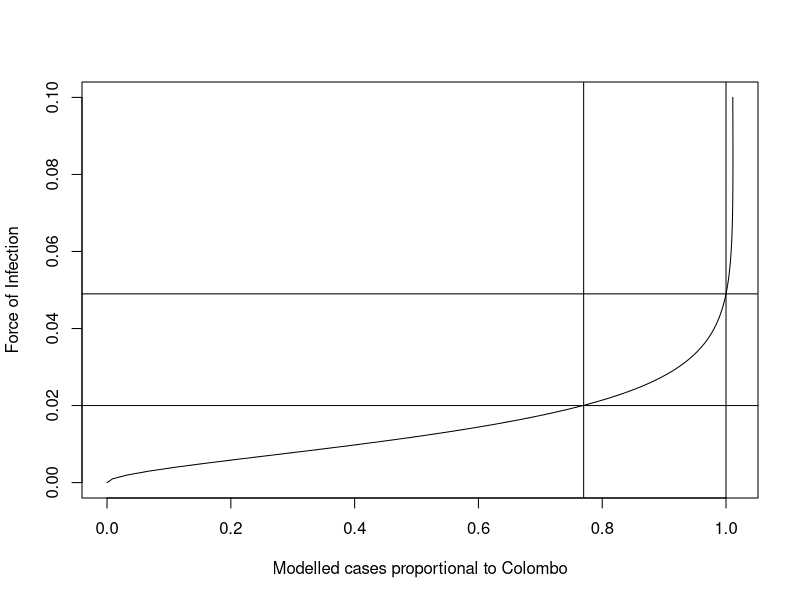
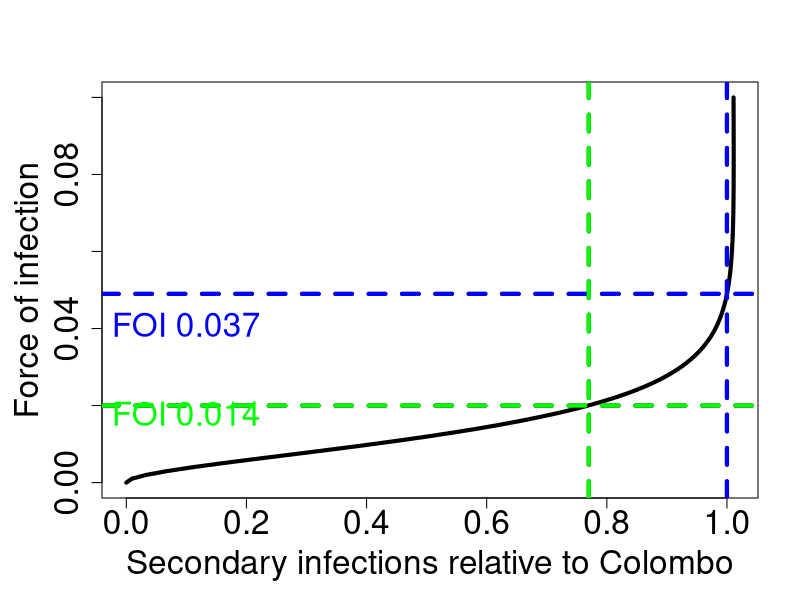

These charts were generated, in order, by the following R code:
rm(list=ls())

library(data.table)

# Set parameters ----------------------------------------------------------

# Calculate lambda in Colombo

# probability first infection = 14.1%
# 0.141 = 1-(1 - lambda)^3
# solve the above equation for lambda manually (eg Wolfram Alpha)
# lambda = 0.049


# will remove last age
max_age <- 61
# will remove last year
years <- 2010:2110
# population size
N0 <- 1 
no_infection <- N0
#FOI
lambda <- rep(0.049, length=length(years))
#probability of disease given infection
P_D <- c(0.005, 0.05, 0.00001, 0.00001)
#probability of disease given inf for 3 serotype model (vector needs to be length 3)
P_D <- P_D[1:3]

#create matrix of probability of disease with one line per age 
P_D_mat <- t(replicate(max_age,P_D))

# Initialise dataframe ----------------------------------------------------

col_names <- list(
               "S3",
               "S2",
               "S1",
               "S0",
               "I1",
               "I2",
               "I3",
               "D1",
               "D2",
               "D3",
               "total")

array_names <- vector("list", 3)
array_names[[1]] <- paste("year", years, sep="_")
array_names[[2]] <- paste("age", (1:(max_age+1) -1), sep="_")
array_names[[3]] <- col_names

# dims are year - age - outcomes
dengue <- array(data = 0,
                dim = c(length(years), max_age+1,length(col_names)),
                dimnames=array_names)


dengue[1,,"S3"] <- N0 # add 100 to S3 to each age group in first year
dengue[,1,"S3"] <- N0 # add 100 to S3 of 0 age group in all years (births)

dengue[1,,"total"] <- dengue[1,,"S3"] # add total to first year
dengue[,1,"total"] <- dengue[,1,"S3"] # add total to first age

# Populate dataframe ------------------------------------------------------

infection_probs <- function( lambda, max_age, P_D_mat, output.df, verbose=1 ){
  if(verbose==1){browser()}
  
  for (y in 1:(length(years)-1)) {

    # infection probabilities
    P_I0_I1 <- 1-(1 - lambda[y])^3
    P_I1_I2 <- 1-(1 - lambda[y])^2
    P_I2_I3 <- 1-(1 - lambda[y])^1
    P_I3_I4 <- 0L
    P_I4_I5 <- 0L
    
    # S4
    output.df[y+1, 1:max_age + 1 , "S3"] <- output.df[y, 1:max_age, "S3"] * (1-P_I0_I1) # probability of individual staying susceptible
    
    # S3
    output.df[y+1, 1:max_age + 1, "S2"] <- output.df[y, 1:max_age, "S3"] * (P_I0_I1) + # prob of people with first infection 
      (output.df[y, 1:max_age, "S2"] * (1-P_I1_I2) ) # probability of not getting a second infection
    
    # I1 (reminder: first infections occur during this year) - that's why there's no +1's
    output.df[y, 1:max_age, "I1"] <- output.df[y,1:max_age, "S3"] * (P_I0_I1)  # Number of new first infections
    
    # S2
    output.df[y+1, 1:max_age+1, "S1"] <- output.df[y, 1:max_age, "S2"] * (P_I1_I2) + # prob of people with second infection 
      output.df[y, 1:max_age, "S1"] * (1-P_I2_I3) # probability of not getting a third infection
    
    # I2
    output.df[y, 1:max_age, "I2"] <- output.df[y, 1:max_age, "S2"] * (P_I1_I2)   # Number of new second infections
    
    # S1
    output.df[y+1, 1:max_age+1, "S0"] <- output.df[y, 1:max_age, "S1"] * (P_I2_I3) + # prob of people with third infection 
      (output.df[y, 1:max_age, "S0"] * (1-P_I3_I4) ) # probability of not getting a fourth infection
    
    #I3
    output.df[y, 1:max_age, "I3"] <- output.df[y, 1:max_age, "S1"] * (P_I2_I3) # number of new third infections

    #calculate the total population across susceptible statuses
    output.df[y+1,1:max_age+1,"total"] <- rowSums(output.df[y+1,1:max_age+1,which(col_names %like% "S")])
    
    output.df[y,1:max_age,which(col_names %like% "D")] <- output.df[y,1:max_age,which(col_names %like% "I")]*
      P_D_mat
    
  } # ends year loop
  
  #removing last year and last age group
  output.df <- output.df[-length(years),,]
  output.df <- output.df[,-(max_age+1),]
  
  return(output.df)
}


# I2 vs. lambda plot ------------------------------------------------------

lambda_vals <- seq(0, 0.1, by=0.001)
I2_vec <- numeric(length(lambda_vals))
I1_vec <- numeric(length(lambda_vals))

AgeDist <- c(0.01518000, 0.01518000, 0.01518000, 0.01518000, 0.01518000, 0.01560000, 0.01560000, 0.01560000, 0.01560000, 0.01560000,
             0.01478000, 0.01478000, 0.01478000, 0.01478000, 0.01478000, 0.01617775, 0.01617775, 0.01617775, 0.01617775, 0.01617775,
             0.01506456, 0.01506456, 0.01506456, 0.01506456, 0.01506456, 0.01525617, 0.01525617, 0.01525617, 0.01525617, 0.01525617,
             0.01610475, 0.01610475, 0.01610475, 0.01610475, 0.01610475, 0.01383275, 0.01383275, 0.01383275, 0.01383275, 0.01383275)

AgeDist <- c(AgeDist, rep(AgeDist[length(AgeDist)],20)) # fill age vector to age 60

# obtain prop of people with second infection in a year at equilibrium
for(i in 1:length(lambda_vals)){
  
  dengue_df <- infection_probs(lambda = rep(lambda_vals[i], length(years)), 
                               max_age = max_age, 
                               P_D_mat = P_D_mat, 
                               output.df = dengue,
                               verbose = 0)
  
  I2_vec[i] <- sum(AgeDist[1:60]*dengue_df[length(years)-1,1:60,"I2"])/sum(AgeDist[1:60])
  I1_vec[i] <- sum(AgeDist[1:60]*dengue_df[length(years)-1,1:60,"I1"])/sum(AgeDist[1:60])
  
}

# plot proportion of people with second infection at equilibrium relative to prop of people
# with second infection in Colombo for a range of FOIs. this is used to find out the FOI
# in the region where prop of people with second infection is 77% of that in Colombo

#if using 4-serotype model, use I2_vec[38] and lambda_vals[38]
plot(x = I2_vec/I2_vec[50], y = lambda_vals, type = "l", 
     xlab = "Modelled cases proportional to Colombo" , 
     ylab = "Force of Infection")
abline(v = 1.0)
abline(h = lambda_vals[50])
abline(v = 0.77)
#value of lambda where I2_vec/I2_vec[38] is closest to 0.77
abline(h = lambda_vals[21])



# * pretty version of plot  -----------------------------------------------

font.size <- 2
lwd <- 4
par(mar = c(5.1, 5.1, 4.1, 2.1))

plot(x = I2_vec/I2_vec[50], y = lambda_vals, type = "l", lwd=lwd,
     xlab="Secondary infections relative to Colombo", ylab="Force of infection", cex.axis=font.size, cex.lab=font.size)

abline(v = 1.0, lwd=lwd, lty=2)
abline(h = lambda_vals[50], lwd=lwd, lty=2)
abline(v = 0.77, lwd=lwd, lty=2)
#value of lambda where I2_vec/I2_vec[38] is closest to 0.77
abline(h = lambda_vals[21], lwd=lwd, lty=2)

abline(v = 1.0, lwd=lwd, lty=2, col="blue")
abline(h = lambda_vals[50], lwd=lwd, lty=2, col="blue")
abline(v = 0.77, lwd=lwd, lty=2, col="green")
#value of lambda where I2_vec/I2_vec[38] is closest to 0.77
abline(h = lambda_vals[21], lwd=lwd, lty=2, col="green")
text(x=0.1, y=0.018, "FOI 0.014", col="green", cex=font.size)
text(x=0.1, y=0.041, "FOI 0.037", col="blue", cex=font.size)

# Calculating rho ---------------------------------------------------------

# nr cases = nr infections * detection prob
# detection prob (rho) = nr cases/ nr infections
# det prob = (100/10000) / (I2/1)
rho <- (100/10000)/I2_vec[50]

# when using both 1st and 2nd infections can lead to cases:
# nr cases = (nr 1st inf * detection prob 1) + (nr 2nd inf * det prop 2)
# should set a relationship between det prob 1 and 2 such that
# nr cases = (nr 1st inf * detection prob 2 * relative severity) + (nr 2nd inf * det prop 2)

# Calculating I1 and I2 in Gampaha ----------------------------------------

dengue_df.Gamp <- infection_probs(lambda = rep(lambda_vals[21], length(years)), 
                                  max_age = max_age, 
                                  P_D_mat = P_D_mat, 
                                  output.df = dengue,
                                  verbose = 0)

#proportion of population who experience primary or secondary infections per year
ageRange <- 4:16
inf_c <- sum(AgeDist[ageRange]*
               rowSums(dengue_df.Gamp[length(years)-1,ageRange,c("I1","I2")]))/sum(AgeDist[ageRange])

# proportion of population who experience primary or secondary infections over a period of 2 years
inf_c_2yr <- 1-(1-inf_c)^2

# proportion of population who shows up as case over a period of 2 years
case_c_2yr <- 1-(1-(77/10000))^2







